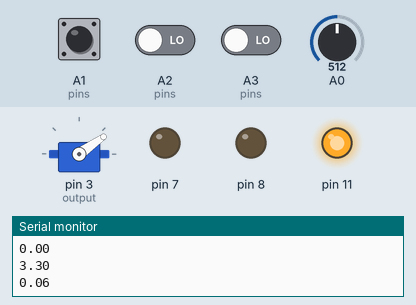
This sketch was run on a simulated Arduino Uno, built with avr-gcc and run on an emulated ATmega328P. Shown: servo, output pins drawn as LEDs (lit = HIGH), the last lines printed to the serial monitor. The inputs (shaded band) are chosen by the test bench; at power-on: A0 = 512, A1 (pins) LOW, A2 (pins) LOW, A3 (pins) LOW.

Above: at 0.3 s.
1.3 s: A0 set to 900
4.3 s: A0 set to 1023
7.3 s: A1 (pins) pulsed HIGH 2 times (0.12 s each, 0.3 s apart)
At 7.89 s:
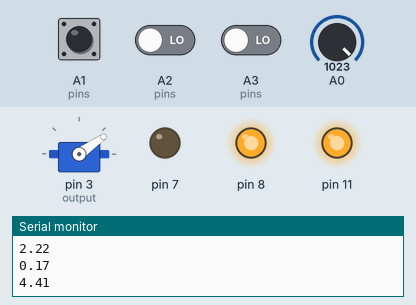
10.3 s: A1 (pins) pulsed HIGH 5 times (0.12 s each, 0.3 s apart)
At 10.92 s:
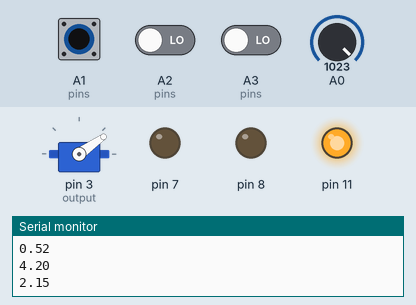
Timing chart, 0 to 14.3 s (numbered marks = the images above; inputs shaded):
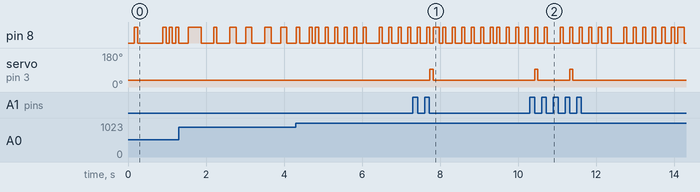

The sketch:

MeltyCalibrate.ino
```cpp
#include <EEPROM.h>
#include <PinChangeInt.h>
#include <Servo.h>

//Transmitter Stuff
#define chan1 A1
#define chan2 A2
#define chan3 A3

#define chan1Min 1100
#define chan2Min 1192
#define chan3Min 1208

#define chan1Max 1908
#define chan2Max 1808
#define chan3Max 1804

#define chan1N 1332
#define chan2N 1500
#define chan3N 1496

#define numChannels 3


volatile long lastDC1;
volatile long riseStart1;

volatile long lastDC2;
volatile long riseStart2;

volatile long lastDC3;
volatile long riseStart3;

int pins[] = {chan1, chan2, chan3};
long mins[] = {chan1Min, chan2Min, chan3Min};
long maxs[] = {chan1Max, chan2Max, chan3Max};
long neuts[] = {chan1N, chan2N, chan3N};

volatile long dutyCycles[] = {lastDC1, lastDC2, lastDC3};
volatile long startTime[] = {riseStart1, riseStart2, riseStart3};
volatile int lastReading[] = {LOW, LOW, LOW};

//Transmitter End

Servo output;

float radius = .0321437f;        //radius in m
float angle;                //CurrentAngle
long lastRead;              //Last time (millis) math was done

float runningAverage;       //RunningAverage for accelerometer reading
int numAvg = 4;             //Number of times to sample accelerometer

bool toggle;                //For calibration
bool toggleEnd;

int numOffs;                //Number of offsets
float incr = 0.001f;          //Offset increment

float maxSpeed;
//Transmitter Reading
void chanISR() {
  for (int i = 0; i < numChannels; i++) {
    int reading = digitalRead(pins[i]);
    if (reading < lastReading[i]) {
      dutyCycles[i] = micros() - startTime[i];
      lastReading[i] = reading;
      break;
    }
    else if (reading > lastReading[i]) {
      startTime[i] = micros();
      lastReading[i] = reading;
      break;
    }
    lastReading[i] = reading;
  }
}
double readTransmitter(int pinNumber) {
  double diff = maxs[pinNumber] - mins[pinNumber];
  double transVal = (double)(dutyCycles[pinNumber] - neuts[pinNumber]) / diff * 2.0;

  if (transVal > 1) {
    transVal = 1.0;
  }
  if (transVal < -1) {
    transVal = -1;
  }
  if (abs(transVal) < 0.05) {
    transVal = 0;
  }
  return transVal;
}
int convertToAnalog(double value) {
  value += 1;
  value *= 500;
  value += 1000;

  if (value > 2000) {
    value = 2000;
  }
  if (value < 1200) {
    value = 900;
  }
  return (int)value;
}
int convertToAnalog(int pinNumber) {
  return convertToAnalog(readTransmitter(pinNumber));
}

//Accelerometer Reading
double captureAccel() {
  int sum = 0;
  for (int i = 0; i <numAvg; i++) {
    sum += analogRead(A0);
    delay(20);
  }
  float avg = (float)sum / (float)numAvg;

  if (runningAverage == 0.0f) {
    runningAverage = avg;
  }
  else {
    runningAverage = runningAverage * 0.6f + avg*0.4f;
  }
  }

void setup() {
  pinMode(11, OUTPUT);
  digitalWrite(11, HIGH);
  for (int i = 0; i < numChannels; i++) {
    dutyCycles[i] = 0;
    startTime[i] = micros();
    attachPinChangeInterrupt(pins[i], chanISR, CHANGE);
  }
  Serial.begin(9600);
  output.attach(3);
  angle = 0.0f;
  lastRead = millis();

  pinMode(7, OUTPUT);
  pinMode(8, OUTPUT);
  digitalWrite(7, LOW);

  runningAverage = 0.0f;

  toggle  = false;
  toggleEnd = false;
  numOffs = 0;

  maxSpeed = 0.0f;
}

void loop() {
  //Debugging Channels
  //  Serial.print("Chan1: ");
  //  Serial.print(dutyCycles[0]);
  //  Serial.print(" Chan2: ");
  //  Serial.print(dutyCycles[1]);
  //  Serial.print(" Chan3: ");
  //  Serial.println(dutyCycles[2]);

  //FailSafe
  for (int i = 0; i < numChannels; i++) {
    long curTime = micros();
    if (curTime - startTime[i] > 140000) {
      dutyCycles[i] = (long)900;
    }
  }

  //Using Transmitter Info
  int valPut = convertToAnalog(0);   //Throttle Signal
  if (convertToAnalog(1) > 1600) {
    toggle = true;
  }
  if (convertToAnalog(1) < 1600 && toggle == true) {
    toggleEnd = true;
    toggle = false;
  }
  if (toggleEnd) {
    numOffs++;
    radius += incr;
    toggleEnd = false;
    toggle = false;
    EEPROM.write(5, numOffs);
  }
  if (valPut > 1500) {
    valPut = 1500;
  }
  output.writeMicroseconds(valPut);


  double averaged = captureAccel(); //Averaged ADC read value

  float accel = (float)abs((averaged - 503)) *0.5f;          //Acceleration in gs
  float acc = accel*9.8f;
  float curSpeed = sqrt(acc/radius);

  Serial.println(angle);

  long curTime = millis();
  long timeSinceLast = (curTime - lastRead);

  angle += curSpeed * timeSinceLast*.001f;

  lastRead = curTime;

  while (angle > 2 * 3.141592653589793) {
    angle -= 2 * 3.141592653589793;
  }

  if (angle > 0.0 && angle < 2.09439510239f) {
    digitalWrite(8, HIGH);
  }
  if (angle >= 2.09439510239f) {
    digitalWrite(8, LOW);
  }

}
```

Measured:
- after the input at 7.3 s, servo on pin 3 (output): 35° → 93° after 0.44 s, → 35° 0.08 s later
- after the input at 10.3 s, servo on pin 3 (output): alternates 93° for 0.08 s and 35° for 0.81 s, 4 changes in all, then stays 35°, starting after 0.12 s
